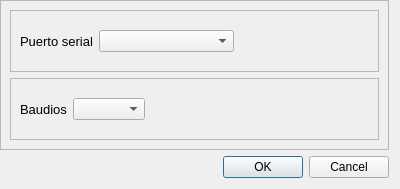
<?xml version="1.0" encoding="UTF-8"?>
<ui version="4.0">
 <class>Dialog</class>
 <widget class="QDialog" name="Dialog">
  <property name="geometry">
   <rect>
    <x>0</x>
    <y>0</y>
    <width>400</width>
    <height>189</height>
   </rect>
  </property>
  <property name="windowTitle">
   <string>Configuracion Puerto Serial</string>
  </property>
  <layout class="QVBoxLayout" name="verticalLayout">
   <property name="leftMargin">
    <number>0</number>
   </property>
   <property name="topMargin">
    <number>0</number>
   </property>
   <item>
    <widget class="QFrame" name="frame">
     <property name="frameShape">
      <enum>QFrame::StyledPanel</enum>
     </property>
     <property name="frameShadow">
      <enum>QFrame::Raised</enum>
     </property>
     <layout class="QVBoxLayout" name="verticalLayout_2">
      <item>
       <widget class="QFrame" name="frame_2">
        <property name="frameShape">
         <enum>QFrame::StyledPanel</enum>
        </property>
        <property name="frameShadow">
         <enum>QFrame::Raised</enum>
        </property>
        <layout class="QHBoxLayout" name="horizontalLayout">
         <item>
          <widget class="QLabel" name="label">
           <property name="font">
            <font>
             <pointsize>10</pointsize>
            </font>
           </property>
           <property name="text">
            <string>Puerto serial</string>
           </property>
          </widget>
         </item>
         <item>
          <widget class="QComboBox" name="ComboBoxPuertoSerial">
           <property name="sizePolicy">
            <sizepolicy hsizetype="Expanding" vsizetype="Fixed">
             <horstretch>0</horstretch>
             <verstretch>0</verstretch>
            </sizepolicy>
           </property>
          </widget>
         </item>
         <item>
          <spacer name="horizontalSpacer_2">
           <property name="orientation">
            <enum>Qt::Horizontal</enum>
           </property>
           <property name="sizeHint" stdset="0">
            <size>
             <width>40</width>
             <height>20</height>
            </size>
           </property>
          </spacer>
         </item>
        </layout>
       </widget>
      </item>
      <item>
       <widget class="QFrame" name="frame_3">
        <property name="frameShape">
         <enum>QFrame::StyledPanel</enum>
        </property>
        <property name="frameShadow">
         <enum>QFrame::Raised</enum>
        </property>
        <layout class="QHBoxLayout" name="horizontalLayout_2">
         <item>
          <widget class="QLabel" name="label_2">
           <property name="font">
            <font>
             <pointsize>10</pointsize>
            </font>
           </property>
           <property name="text">
            <string>Baudios</string>
           </property>
          </widget>
         </item>
         <item>
          <widget class="QComboBox" name="ComboBoxBaudios"/>
         </item>
         <item>
          <spacer name="horizontalSpacer">
           <property name="orientation">
            <enum>Qt::Horizontal</enum>
           </property>
           <property name="sizeHint" stdset="0">
            <size>
             <width>40</width>
             <height>20</height>
            </size>
           </property>
          </spacer>
         </item>
        </layout>
       </widget>
      </item>
     </layout>
    </widget>
   </item>
   <item>
    <widget class="QDialogButtonBox" name="buttonBox">
     <property name="orientation">
      <enum>Qt::Horizontal</enum>
     </property>
     <property name="standardButtons">
      <set>QDialogButtonBox::Cancel|QDialogButtonBox::Ok</set>
     </property>
    </widget>
   </item>
  </layout>
 </widget>
 <resources/>
 <connections>
  <connection>
   <sender>buttonBox</sender>
   <signal>accepted()</signal>
   <receiver>Dialog</receiver>
   <slot>accept()</slot>
   <hints>
    <hint type="sourcelabel">
     <x>248</x>
     <y>254</y>
    </hint>
    <hint type="destinationlabel">
     <x>157</x>
     <y>274</y>
    </hint>
   </hints>
  </connection>
  <connection>
   <sender>buttonBox</sender>
   <signal>rejected()</signal>
   <receiver>Dialog</receiver>
   <slot>reject()</slot>
   <hints>
    <hint type="sourcelabel">
     <x>316</x>
     <y>260</y>
    </hint>
    <hint type="destinationlabel">
     <x>286</x>
     <y>274</y>
    </hint>
   </hints>
  </connection>
 </connections>
</ui>
